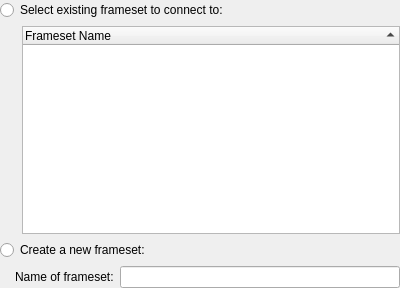
<ui version="4.0" >
 <author></author>
 <comment></comment>
 <exportmacro></exportmacro>
 <class>KWFrameConnectSelector</class>
 <widget class="QWidget" name="KWFrameConnectSelector" >
  <property name="geometry" >
   <rect>
    <x>0</x>
    <y>0</y>
    <width>400</width>
    <height>288</height>
   </rect>
  </property>
  <property name="windowTitle" >
   <string/>
  </property>
  <layout class="QGridLayout" >
   <property name="margin" >
    <number>0</number>
   </property>
   <property name="spacing" >
    <number>6</number>
   </property>
   <item row="3" column="0" colspan="2" >
    <layout class="QHBoxLayout" >
     <property name="margin" >
      <number>0</number>
     </property>
     <property name="spacing" >
      <number>6</number>
     </property>
     <item>
      <spacer>
       <property name="orientation" >
        <enum>Qt::Horizontal</enum>
       </property>
       <property name="sizeType" >
        <enum>QSizePolicy::Fixed</enum>
       </property>
       <property name="sizeHint" >
        <size>
         <width>15</width>
         <height>20</height>
        </size>
       </property>
      </spacer>
     </item>
     <item>
      <widget class="QLabel" name="label" >
       <property name="text" >
        <string>Name of frameset:</string>
       </property>
       <property name="buddy" >
        <cstring>m_frameSetName</cstring>
       </property>
      </widget>
     </item>
     <item>
      <widget class="QLineEdit" name="m_frameSetName" />
     </item>
    </layout>
   </item>
   <item row="2" column="0" colspan="2" >
    <widget class="QRadioButton" name="m_newRadio" >
     <property name="text" >
      <string>Create a new frameset:</string>
     </property>
    </widget>
   </item>
   <item row="0" column="0" colspan="2" >
    <widget class="QRadioButton" name="m_existingRadio" >
     <property name="text" >
      <string>Select existing frameset to connect to:</string>
     </property>
    </widget>
   </item>
   <item row="1" column="0" >
    <spacer>
     <property name="orientation" >
      <enum>Qt::Horizontal</enum>
     </property>
     <property name="sizeType" >
      <enum>QSizePolicy::Fixed</enum>
     </property>
     <property name="sizeHint" >
      <size>
       <width>16</width>
       <height>20</height>
      </size>
     </property>
    </spacer>
   </item>
   <item row="1" column="1" >
    <widget class="QTreeWidget" name="m_framesList" >
     <property name="rootIsDecorated" >
      <bool>false</bool>
     </property>
     <property name="itemsExpandable" >
      <bool>false</bool>
     </property>
     <property name="sortingEnabled" >
      <bool>true</bool>
     </property>
     <column>
      <property name="text" >
       <string>Frameset Name</string>
      </property>
     </column>
    </widget>
   </item>
  </layout>
 </widget>
 <pixmapfunction></pixmapfunction>
 <resources/>
 <connections/>
</ui>
